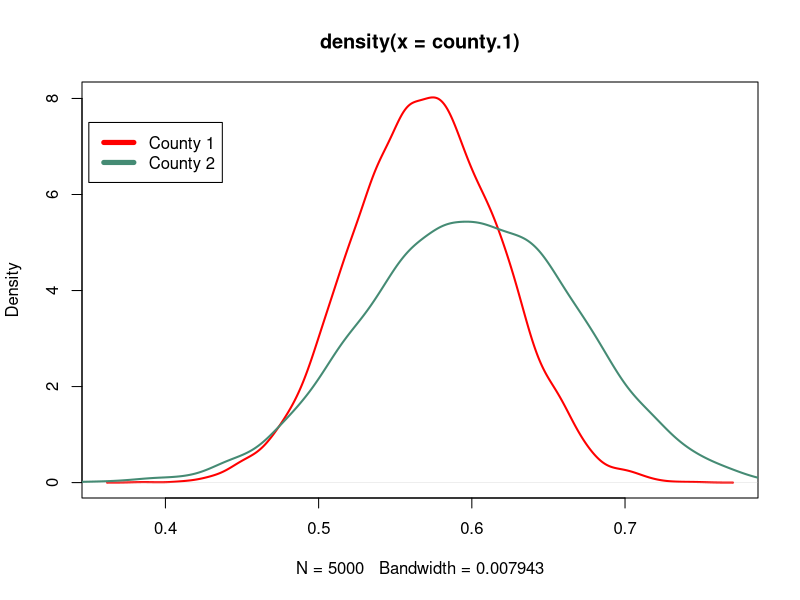
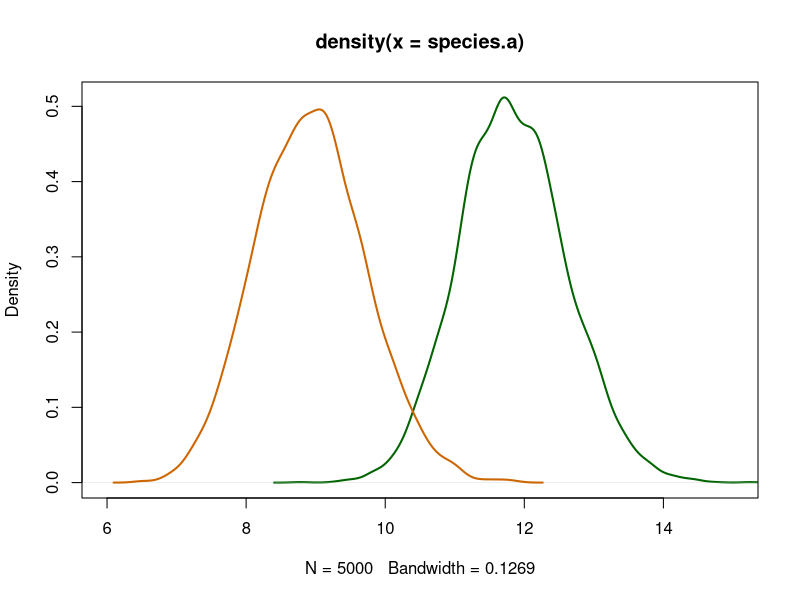
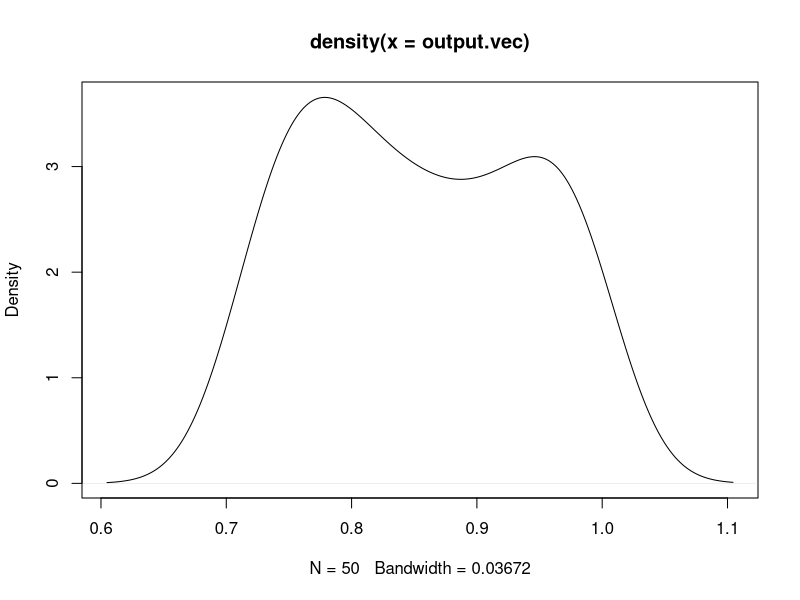

Reproduce these figures in R, in order.
#homework 03 R script


# Question 4.1
# With a uniform (beta(1,1)) prior, County 1's posterior is beta(57, 43)

set.seed(1738)
county.1 <- rbeta(n = 5000, shape1 = 57, shape2 = 43)

# with a uniform prior, County 2's posterior is beta(30, 20)

set.seed(1739)
county.2 <- rbeta(n = 5000, shape1 = 30, shape2 = 20)

plot(
  density(county.1)
  , col="red"
  , lwd = 2
  )
lines(density(county.2), col="aquamarine4", lwd=2)

legend(0.35, 7.5
       , c("County 1", "County 2") 
       , lty = c(1,1)
       , lwd = c(5,5)
       , col=c("red", "aquamarine4")
       )


# what is the probability that theta.1 is less than theta.2

mean(county.1 < county.2)



# Question 4.2
# Part A

y.a <- c(12,9,12,14,13,13,15,8,15,6)
y.b <- c(11,11,10,9,9,8,7,10,6,8,8,9,7)

n.a <- length(y.a)
n.b <- length(y.b)

a.a <- 120; b.a <- 10
a.b <- 12; b.b <- 1

sum.a <- sum(y.a)
sum.b <- sum(y.b)


species.a <- rgamma(n = 5000, (a.a + sum.a), (b.a + n.a) )
species.b <- rgamma(n = 5000, (a.b + sum.b) , (b.b + n.b) )

plot(density(species.a), col="darkgreen", lwd = 2, xlim = c(6,15))
lines(density(species.b), col = "darkorange3", lwd = 2)

mean(species.b < species.a)

# 4.2.B
# The actual vector length of y.b is 13, so I will work exercise for 
# length(y.b) belonging to [11,15]

# will use some of the global vars created above - the posterior
# for theta.a uses the same prior, so species.a will remain constant

# let's just use a loop from 1:20

loop.n <- 50
output.vec <- rep(0,loop.n)

for(i in 1:loop.n)
{
loop.a <- 12 * i
loop.b <- i
set.seed(i*2)
species.b <- rgamma(n = 5000, (loop.a + sum.b) , (loop.b + n.b) )
output.obj <- mean(species.b < species.a)
output.vec[i] <- output.obj
}

summary(output.vec)
plot(density(output.vec))
